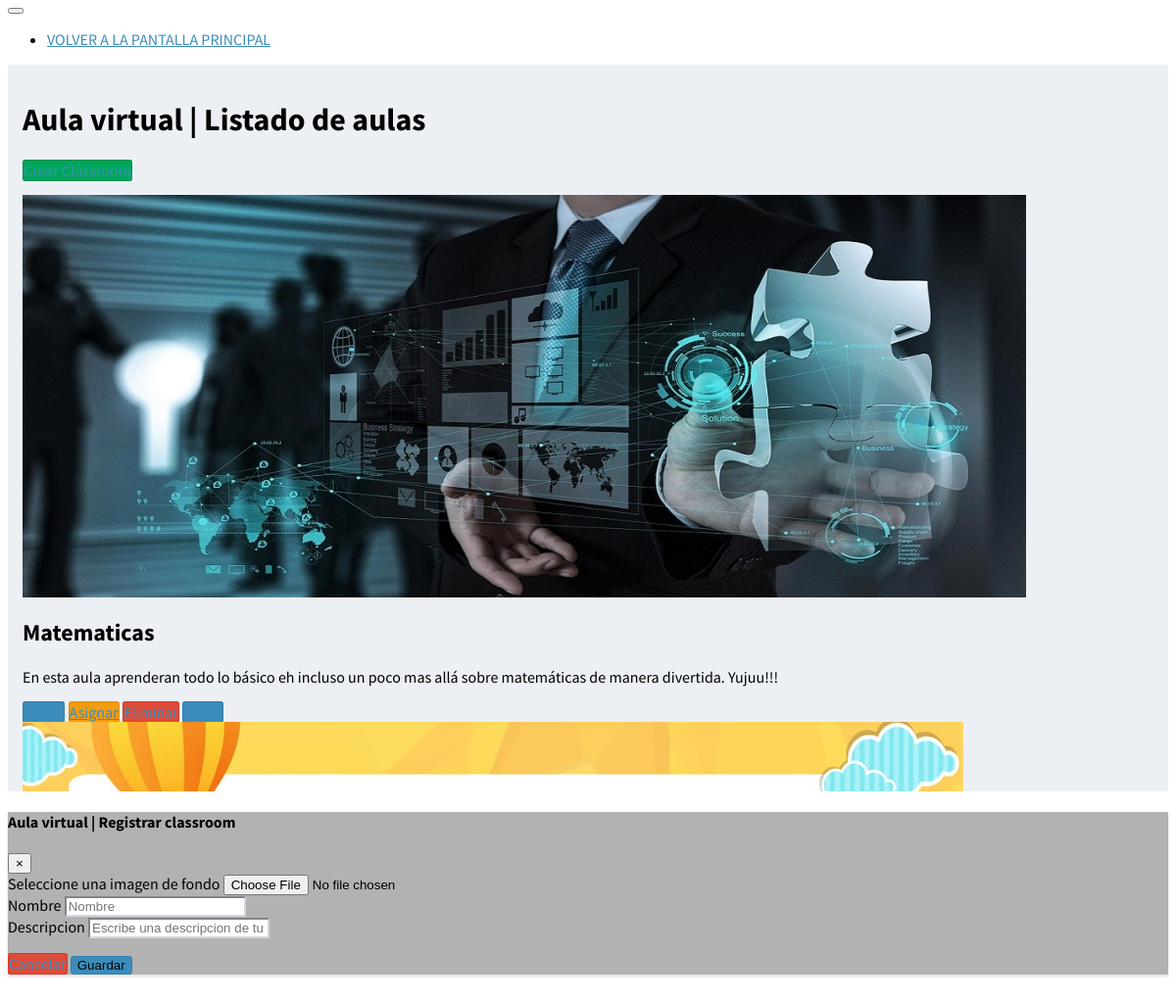
/php/classroom/index.php (signed in), run on the app's committed database.
### tables this page shows
CREATE TABLE `cls_classroom` (
  `id_classroom` int(11) NOT NULL AUTO_INCREMENT,
  `nombre` varchar(80) DEFAULT NULL,
  `descripcion` varchar(300) DEFAULT NULL,
  `fecha_creacion` date DEFAULT NULL,
  `autor` varchar(45) NOT NULL,
  `estado` varchar(15) DEFAULT NULL,
  `imagen` varchar(200) DEFAULT NULL,
  PRIMARY KEY (`id_classroom`),
  KEY `fk_usuario_idx` (`autor`),
  CONSTRAINT `fk_usuario_cls` FOREIGN KEY (`autor`) REFERENCES `adm_usuarios` (`usu_id`) ON DELETE NO ACTION ON UPDATE NO ACTION
);

### php/classroom/index.php (the view, shortened to what this page needs)
<html lang="es">
<head>
  <link rel="stylesheet" href="plugins/fontawesome-free/css/all.min.css">
  <link rel="stylesheet" href="dist/css/adminlte.min.css">
</head>
<body class="hold-transition layout-top-nav">
<div class="wrapper">
  <nav class="main-header navbar navbar-expand-md navbar-light navbar-dark">
    <div class="container">
      <button class="navbar-toggler order-1" type="button" data-toggle="collapse" data-target="#navbarCollapse" aria-controls="navbarCollapse" aria-expanded="false" aria-label="Toggle navigation">
      </button>
      <div class="collapse navbar-collapse order-3 " id="navbarCollapse">
        <ul class="navbar-nav">
          <li class="nav-item">
            <a href="../../index.php" class="nav-link text-light">VOLVER A LA PANTALLA PRINCIPAL</a>
          </li>
        </ul>
      </div>
    </div>
  </nav>
  <div class="content-wrapper">
    <div class="content-header">
      <div class="container">
        <div class="row mb-2 ">
          <div class="col-sm-5">
            <h1 class="m-0 text-dark"> Aula virtual | Listado de aulas </small></h1>
          </div>
          <div class="col-sm-7">
             <a data-toggle="modal" data-target="#modal-xl" class="btn btn-success btn-block text-light">Crear Classroom</a>
          </div>
        </div>
      </div>
    </div>
    <div class="content">
      <div class="container">
        <div class="row">
           <?php
           $usuario = $_SESSION["_user"];
           $consulta = "SELECT * FROM cls_classroom where estado = 'A' AND autor = '$usuario'";
           if ($result= mysqli_query($conexion,$consulta)) {
              while ($data = mysqli_fetch_assoc($result)) {
          ?>
                   <div class="col-lg-6">
                        <div class="card card-primary card-outline">
                            <?php if($data['imagen']){ ?>
                            <img class="card-img-top"  src="media/classroom/<?php echo ''.$data["imagen"].''; ?>" alt="Sin foto de portada">
                            <?php } else{?>
                            <img class="card-img-top" src="media/classroom_fondo_clases.jpg">
                            <?php }?>
                            <div class="card-body">
                                <h2 class="card-title text-dark mb-3"><?php echo ''.$data["nombre"].''; ?></h2>
                                <p class="card-text"><?php echo ''.$data["descripcion"].''; ?></p>
                                <a href="post_clasroom.php?id=<?php echo ''.$data["id_classroom"].''; ?>" class="btn btn-primary">Entrar</a>
                                <a href="tabla_usuarios.php?id=<?php echo ''.$data["id_classroom"].''; ?>" class="btn btn-warning text-dark" >Asignar</a>
                                <a href="core/eliminar_classroom.php?id=<?php echo ''.$data["id_classroom"].''; ?>" class="btn btn-danger">Eliminar</a>
                                <a href="editar_classroom_form.php?id=<?php echo ''.$data["id_classroom"].''; ?>" class="btn btn-primary">Editar</a>
                            </div>
                        </div>
                   </div>
            <?php
              }
            }
            ?>
        </div>
      </div>
    </div>
  </div>
</div>
    <div class="modal fade" id="modal-xl">
        <div class="modal-dialog modal-xl">
          <div class="modal-content">
            <div class="modal-header">
              <h4 class="modal-title">Aula virtual | Registrar classroom</h4>
              <button type="button" class="close" data-dismiss="modal" aria-label="Close">
                <span aria-hidden="true">&times;</span>
              </button>
            </div>
            <div class="modal-body">
              <div class="card card-primary">
              <form class="form-horizontal" method="POST" action="core/guardar_classroom.php" enctype="multipart/form-data"  autocomplete="off">
                <div class="card-body">
					        <div class="form-group">
					        	<label for="imagen">Seleccione una imagen de fondo</label>
                        <input type="file" class="form-control" name="imagen" id="imagen"  accept="image/x-png,image/jpeg"   required>
					        </div>
                  <div class="form-group">
                    <label for="exampleInputEmail1">Nombre</label>
                    <input type="text" class="form-control" id="cls_nombre" name="cls_nombre" placeholder="Nombre" required>
                  </div>
                  <div class="form-group">
                    <label for="cls_descripcion">Descripcion</label>
                    <input type="text" class="form-control" id="cls_descripcion" name="cls_descripcion" placeholder="Escribe una descripcion de tu aula virtual" required>
                  </div>
                </div>
            </div>
            </div>
            <div class="modal-footer justify-content-between">
              <a class="btn btn-danger btn-block text-light" data-dismiss="modal">Cancelar</a>
              <button type="submit" class="btn btn-primary btn-block">Guardar</button>
            </div>
          </div>
        </div>
     </div>
</body>
</html>

### data on the page
cls_classroom: imagen (picture), nombre "Matematicas", descripcion "En esta aula aprenderan todo lo básico eh incluso un poco mas allá sobre matemáticas de manera divertida. Yujuu!!!"
